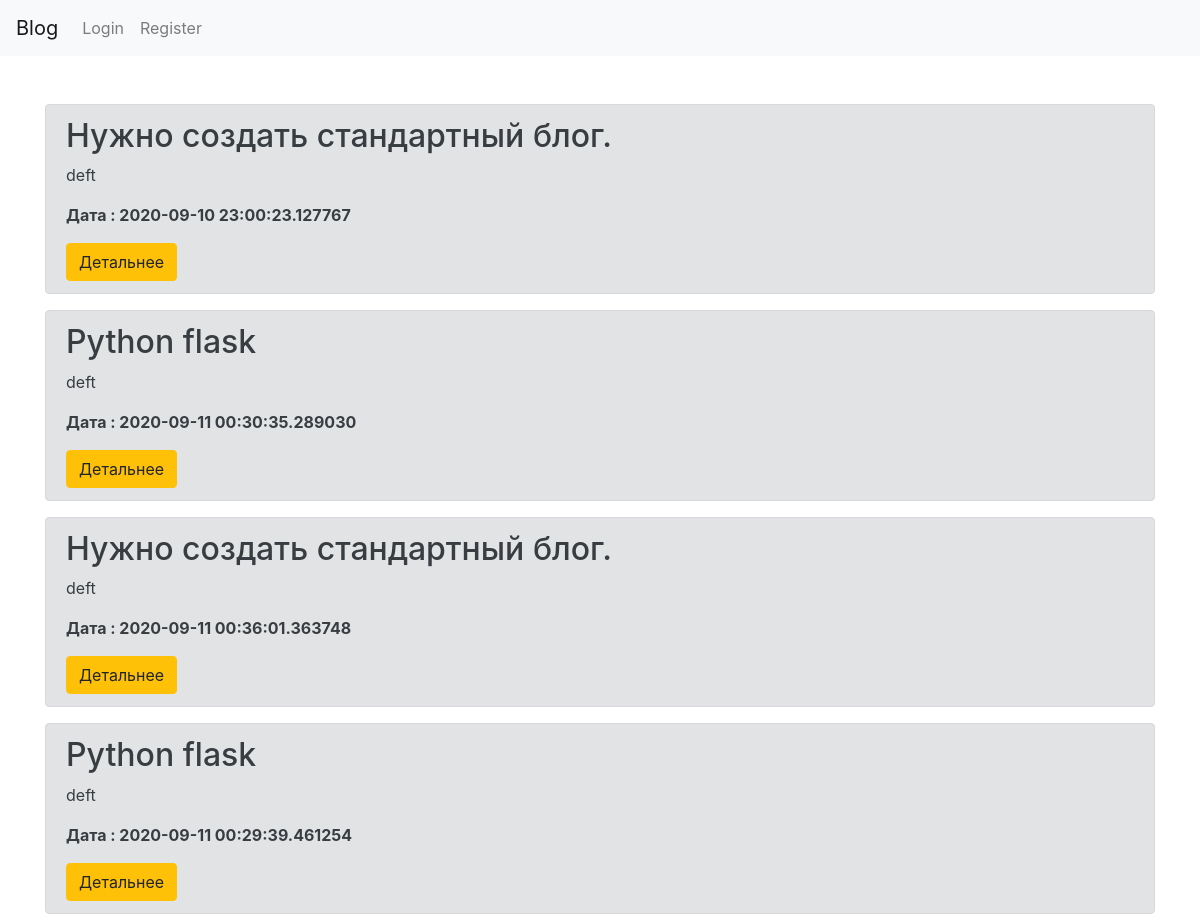
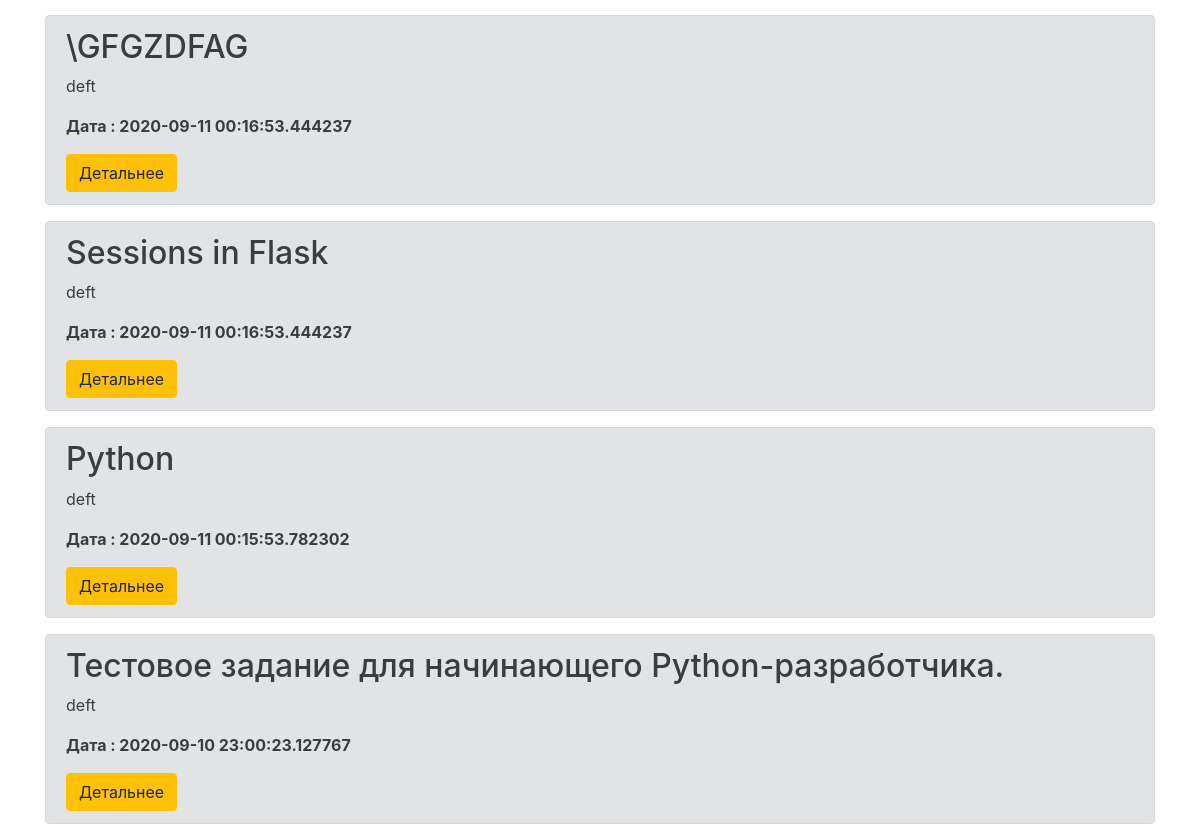
The app's page /post_tag/python with its own data (2 pictures, top to bottom).
### app.py (models this page shows, shortened)
class Tag(db.Model):
    id=db.Column(db.Integer,primary_key=True)
    name=db.Column(db.String(100))
    postId=db.Column(db.Integer,  db.ForeignKey('article.id'))

class Article(db.Model):
    id=db.Column(db.Integer,primary_key=True)
    Authors=db.Column(db.String(50), nullable = False)
    Header=db.Column(db.String(300), nullable = False)
    content = db.Column(db.String(1500), nullable = False)
    img1=db.Column(db.String(248), nullable=True)
    creationData=db.Column(db.DateTime,default=datetime.now())
    tagi= db.relationship('Tag',backref='tags',lazy='dynamic')

### app.py (the view)
@app.route('/post_tag/<tag>', methods=['GET','POST'])
def tag(tag):
    if tag:
        articles= Tag.query.filter(Tag.name==tag).all()
        return  render_template('post_tag.html',tags=articles)
    return  render_template('post_tag.html')

### templates/post_tag.html (shortened to what this page needs)
        {% extends "base.html" %}
        {% block content %}
<div class="container mt-5">
    {%for tag in tags%}
    <div class="alert alert-secondary">
        <h2>{{tag.tags.Header}}</h2>
        <p>{{ tag.tags.Authors}}</p>
        <p><b>Дата : {{tag.tags.creationData}}</b></p>
        <a href="/show?id={{ tag.tags.id }}"class="btn btn-warning"> Детальнее </a>
    </div>
    {%endfor%}
{% endblock %}

### records on screen
Tag: tags.Header "Нужно создать стандартный блог.", tags.Authors "deft", tags.creationData "2020-09-10 23:00:23.127767"
Tag: tags.Header "Python flask", tags.Authors "deft", tags.creationData "2020-09-11 00:30:35.289030"
Tag: tags.Header "Нужно создать стандартный блог.", tags.Authors "deft", tags.creationData "2020-09-11 00:36:01.363748"
Tag: tags.Header "Python flask", tags.Authors "deft", tags.creationData "2020-09-11 00:29:39.461254"
Tag: tags.Header "\\GFGZDFAG", tags.Authors "deft", tags.creationData "2020-09-11 00:16:53.444237"
Tag: tags.Header "Sessions in Flask", tags.Authors "deft", tags.creationData "2020-09-11 00:16:53.444237"
Tag: tags.Header "Python", tags.Authors "deft", tags.creationData "2020-09-11 00:15:53.782302"
Tag: tags.Header "Тестовое задание для начинающего Python-разработчика.", tags.Authors "deft", tags.creationData "2020-09-10 23:00:23.127767"
